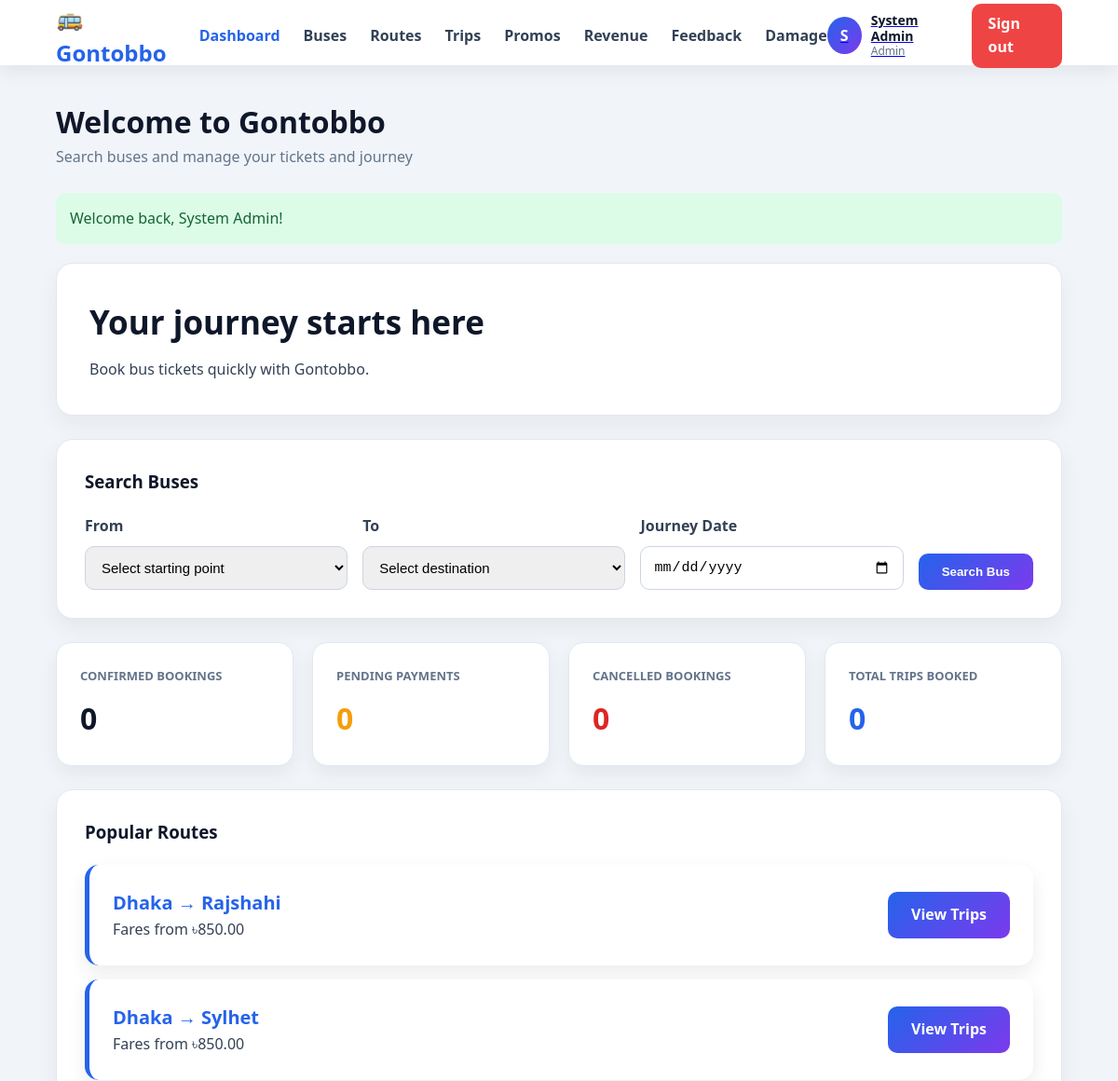
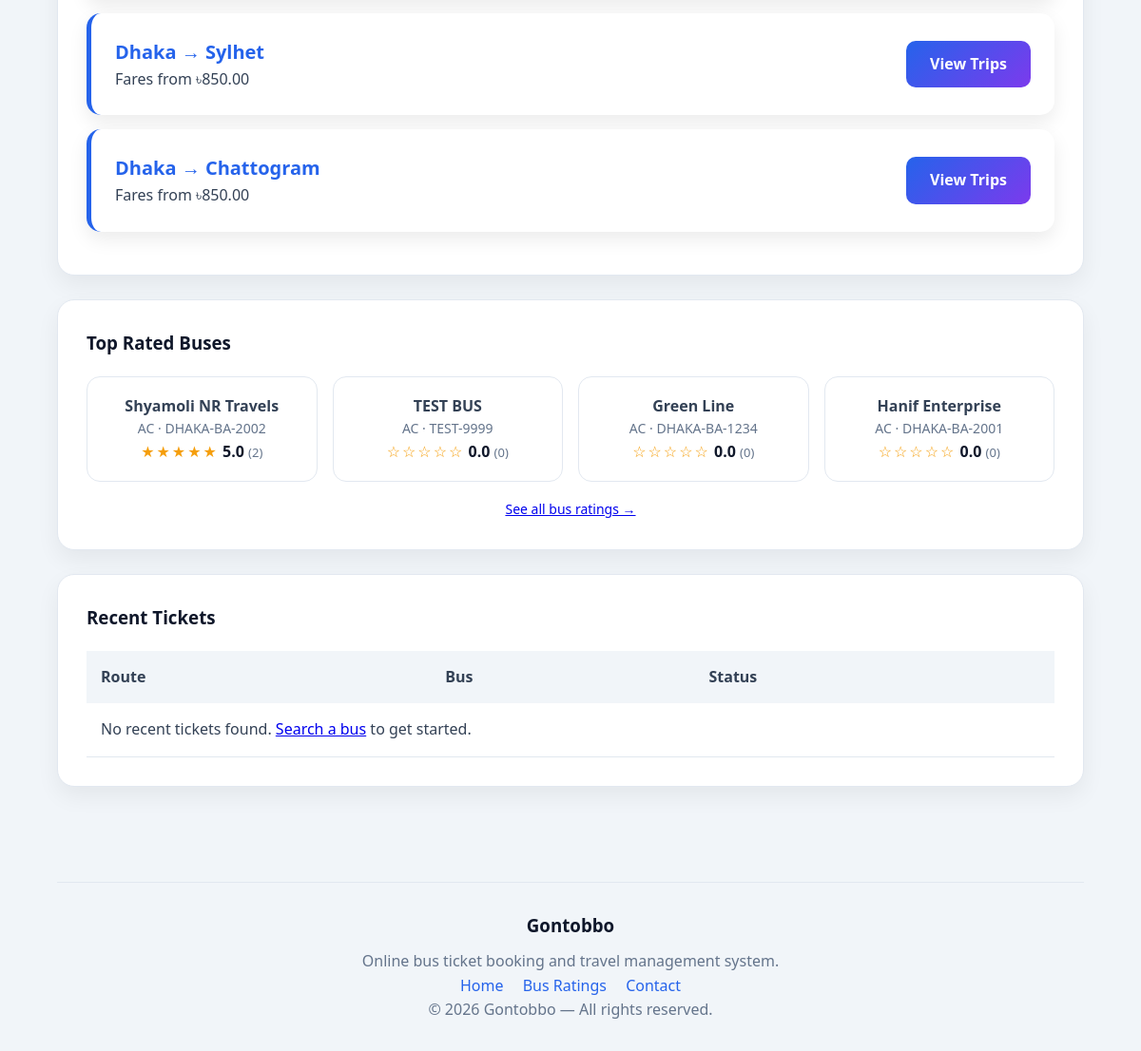
The page / (signed in) on the database its author committed (2 pictures, top to bottom).
### tables this page shows
CREATE TABLE `routes` (
  `route_id` int(11) NOT NULL,
  `origin` varchar(100) DEFAULT NULL,
  `destination` varchar(100) DEFAULT NULL,
  `distance_km` decimal(6,2) DEFAULT NULL,
  `duration` varchar(30) DEFAULT NULL
);

CREATE TABLE `buses` (
  `bus_id` int(11) NOT NULL,
  `bus_number` varchar(30) DEFAULT NULL,
  `name` varchar(100) DEFAULT NULL,
  `type` enum('AC','Non-AC') DEFAULT NULL,
  `total_seats` int(11) DEFAULT NULL,
  `status` enum('active','maintenance') DEFAULT NULL,
  `service_trip_limit` int(11) DEFAULT NULL,
  `trips_since_service` int(11) DEFAULT 0
);

### models/booking_model.php (called while the page is built, shortened)
<?php
function get_booking_summary($user_id)
{
    global $conn;
    $sql = "SELECT
                COUNT(*) AS total,
                SUM(booking_status = 'confirmed') AS confirmed,
                SUM(payment_status = 'pending')   AS pending,
                SUM(booking_status = 'cancelled') AS cancelled
            FROM bookings
            WHERE user_id = ?";
    $stmt = mysqli_prepare($conn, $sql);
    mysqli_stmt_bind_param($stmt, 'i', $user_id);
    mysqli_stmt_execute($stmt);
    $row = mysqli_fetch_assoc(mysqli_stmt_get_result($stmt));
    return [
        'total' => (int) ($row['total'] ?? 0),
        'confirmed' => (int) ($row['confirmed'] ?? 0),
        'pending' => (int) ($row['pending'] ?? 0),
        'cancelled' => (int) ($row['cancelled'] ?? 0),
    ];
}

### models/trip_model.php (called while the page is built, shortened)
<?php
function get_popular_routes($limit = 4)
{
    global $conn;
    $sql = "
        SELECT r.route_id, r.origin, r.destination, MIN(t.fare) AS min_fare, COUNT(*) AS trip_count
        FROM routes r
        INNER JOIN trips t ON t.route_id = r.route_id
        WHERE t.status = 'scheduled' AND t.trip_date >= CURDATE()
        GROUP BY r.route_id
        ORDER BY trip_count DESC
        LIMIT ?
    ";
    $stmt = mysqli_prepare($conn, $sql);
    mysqli_stmt_bind_param($stmt, "i", $limit);
    mysqli_stmt_execute($stmt);
    $result = mysqli_stmt_get_result($stmt);
    $routes = [];
    while ($row = mysqli_fetch_assoc($result)) {
        $routes[] = $row;
    }
    return $routes;
}

### models/review_model.php (called while the page is built, shortened)
<?php
function get_all_bus_ratings()
{
    global $conn;
    $sql = "
        SELECT
            b.bus_id, b.name AS bus_name, b.bus_number, b.type AS bus_type,
            COALESCE(AVG(rv.rating), 0) AS avg_rating,
            COUNT(rv.review_id) AS review_count
        FROM buses b
        LEFT JOIN reviews rv ON rv.bus_id = b.bus_id
        GROUP BY b.bus_id
        ORDER BY avg_rating DESC, review_count DESC
    ";
    $result = mysqli_query($conn, $sql);
    $ratings = [];
    while ($row = mysqli_fetch_assoc($result)) {
        $ratings[] = $row;
    }
    return $ratings;
}

### views/passenger/dashboard.php (the view, shortened to what this page needs)
<?php require __DIR__ . '/../partials/header.php'; ?>
<section class="hero">
    <div>
        <h1>Your journey starts here</h1>
        <p>Book bus tickets quickly with <?= esc(APP_NAME) ?>.</p>
    </div>
</section>
<section class="card">
    <h3 class="card-title">Search Buses</h3>
    <form class="search-form" action="index.php" method="get">
        <div class="form-group">
            <label for="homeFrom">From</label>
            <select name="from" id="homeFrom" required>
                <option value="">Select starting point</option>
            </select>
        </div>
        <div class="form-group">
            <label for="homeTo">To</label>
            <select name="to" id="homeTo" required>
                <option value="">Select destination</option>
            </select>
        </div>
        <div class="form-group">
            <label for="homeDate">Journey Date</label>
            <input type="date" name="date" id="homeDate" min="<?= date('Y-m-d') ?>" required>
        </div>
        <button type="submit" class="btn btn-primary">Search Bus</button>
    </form>
</section>
<?php if (is_logged_in() && $summary): ?>
    <section class="summary-grid">
        <div class="summary-card">
            <p>Confirmed Bookings</p>
            <h2><?= esc($summary['confirmed_bookings'] ?? 0) ?></h2>
        </div>
        <div class="summary-card">
            <p>Pending Payments</p>
            <h2 class="summary-pending"><?= esc($summary['pending_payments'] ?? 0) ?></h2>
        </div>
        <div class="summary-card">
            <p>Cancelled Bookings</p>
            <h2 class="summary-cancelled"><?= esc($summary['cancelled_bookings'] ?? 0) ?></h2>
        </div>
        <div class="summary-card">
            <p>Total Trips Booked</p>
            <h2 class="summary-total"><?= esc($summary['total_trips'] ?? 0) ?></h2>
        </div>
    </section>
<?php endif; ?>
<section class="card">
    <h3 class="card-title">Popular Routes</h3>
    <?php if (empty($popularRoutes)): ?>
        <p class="muted-text">No scheduled trips yet — check back soon.</p>
    <?php else: ?>
        <?php foreach ($popularRoutes as $route): ?>
            <div class="bus-card">
                <div>
                    <h4><?= esc($route['origin']) ?> &rarr; <?= esc($route['destination']) ?></h4>
                    <p>Fares from <?= esc(format_currency($route['min_fare'])) ?></p>
                </div>
                <a href="index.php?page=passenger&action=search&from=<?= urlencode($route['origin']) ?>&to=<?= urlencode($route['destination']) ?>" class="btn btn-primary">
                    View Trips
                </a>
            </div>
        <?php endforeach; ?>
    <?php endif; ?>
</section>
<section class="card">
    <h3 class="card-title">Top Rated Buses</h3>
    <?php if (empty($topRatedBuses)): ?>
        <p class="muted-text">No ratings yet — be the first to leave a review after your trip.</p>
    <?php else: ?>
        <div class="rating-grid">
            <?php foreach ($topRatedBuses as $bus): ?>
                <div class="rating-card">
                    <h4><?= esc($bus['bus_name']) ?></h4>
                    <p class="muted-text"><?= esc($bus['bus_type']) ?> &middot; <?= esc($bus['bus_number']) ?></p>
                    <?= star_rating_html($bus['avg_rating'], $bus['review_count']) ?>
                </div>
            <?php endforeach; ?>
        </div>
        <p class="form-footnote"><a href="index.php?page=passenger&action=busratings">See all bus ratings &rarr;</a></p>
    <?php endif; ?>
</section>
<?php if (is_logged_in()): ?>
    <section class="card">
        <h3 class="card-title">Recent Tickets</h3>
        <table class="data-table">
            <thead>
                <tr>
                    <th>Route</th>
                    <th>Bus</th>
                    <th>Status</th>
                </tr>
            </thead>
            <tbody>
                <?php if (empty($recentTickets)): ?>
                    <tr>
                        <td colspan="3">No recent tickets found. <a href="index.php?page=passenger&action=search">Search a bus</a> to get started.</td>
                    </tr>
                <?php endif; ?>
            </tbody>
        </table>
    </section>
<?php endif; ?>
<?php require __DIR__ . '/../partials/footer.php'; ?>

### helpers/helpers.php (shortened to what this page needs)
<?php
function esc($value)
{
    return htmlspecialchars(
        (string) ($value ?? ''),
        ENT_QUOTES,
        'UTF-8'
    );
}
function is_logged_in()
{
    return isset($_SESSION['user']);
}
function current_user_id()
{
    return $_SESSION['user']['user_id'] ?? 0;
}
function format_currency($amount)
{
    return CURRENCY . number_format((float) $amount, 2);
}
function star_rating_html($avg, $count = null)
{
    $avg  = (float) $avg;
    $full = (int) round($avg);
    $html = '<span class="stars" aria-label="' . esc(number_format($avg, 1)) . ' out of 5">';
    for ($i = 1; $i <= 5; $i++) {
        $html .= $i <= $full ? '&#9733;' : '&#9734;';
    }
    $html .= '</span> <span class="rating-number">' . esc(number_format($avg, 1)) . '</span>';
    if ($count !== null) {
        $html .= ' <span class="rating-count">(' . esc($count) . ')</span>';
    }
    return $html;
}

### assets/css/style.css (style rules this page uses)
:root { --primary: #2563eb; --secondary: #7c3aed; --dark: #0f172a; --text: #334155; --light: #f8fafc; --border: #e2e8f0; --success: #16a34a; --danger: #dc2626; }
* { box-sizing: border-box; margin: 0; padding: 0; }
html, body { height: 100%; }
body { font-family: "Segoe UI", Arial, sans-serif; background: #f1f5f9; color: var(--text); line-height: 1.6; min-height: 100vh; }
.app-body { min-height: 100vh; display: flex; flex-direction: column; }
.card { background: white; padding: 30px; border-radius: 18px; margin-bottom: 25px; border: 1px solid var(--border); box-shadow: 0 10px 25px rgba(0, 0, 0, 0.06); animation: fade 0.5s ease; }
.card-title { margin-bottom: 20px; color: var(--dark); }
.hero { background: white; padding: 35px; border-radius: 18px; border: 1px solid var(--border); margin-bottom: 25px; box-shadow: 0 10px 25px rgba(0, 0, 0, 0.05); }
.hero h1 { font-size: 35px; color: var(--dark); margin-bottom: 10px; }
.summary-grid { display: grid; grid-template-columns: repeat(4, 1fr); gap: 20px; margin-bottom: 25px; }
.summary-card { background: white; padding: 25px; border-radius: 16px; border: 1px solid var(--border); box-shadow: 0 8px 20px rgba(0, 0, 0, 0.06); transition: 0.3s; }
.summary-card p { font-size: 13px; font-weight: 700; color: #64748b; text-transform: uppercase; }
.summary-card h2 { margin-top: 10px; font-size: 32px; color: var(--dark); }
.summary-pending { color: #f59e0b !important; }
.summary-cancelled { color: #dc2626 !important; }
.summary-total { color: #2563eb !important; }
.bus-card { display: flex; justify-content: space-between; align-items: center; padding: 25px; background: white; border-radius: 15px; margin-bottom: 15px; border-left: 5px solid var(--primary); box-shadow: 0 8px 20px rgba(0, 0, 0, 0.08); }
.bus-card h4 { color: var(--primary); font-size: 20px; }
.form-group { margin-bottom: 20px; }
label { display: block; margin-bottom: 8px; font-weight: 600; }
input, select, textarea { width: 100%; padding: 13px; border-radius: 10px; border: 1px solid #cbd5e1; outline: none; font-size: 15px; }
.btn { border: none; padding: 12px 25px; border-radius: 10px; cursor: pointer; font-weight: 700; text-decoration: none; display: inline-block; }
.btn-primary { color: white; background: linear-gradient(135deg, var(--primary), var(--secondary)); }
.data-table { width: 100%; border-collapse: collapse; }
.data-table th { background: #f1f5f9; padding: 15px; text-align: left; }
.data-table td { padding: 15px; border-bottom: 1px solid var(--border); }
.muted-text { color: #64748b; font-size: 14px; }
.form-footnote { margin-top: 18px; font-size: 14px; color: #64748b; text-align: center; }
.search-form { display: flex; flex-wrap: wrap; align-items: flex-end; gap: 16px; }
.search-form .form-group { flex: 1 1 200px; margin-bottom: 0; }
.stars { color: #f59e0b; letter-spacing: 2px; }
.rating-number { font-weight: 700; color: var(--dark); }
.rating-count { color: #64748b; font-size: 13px; }
.rating-grid { display: grid; grid-template-columns: repeat(4, 1fr); gap: 16px; }
.rating-card { padding: 18px; border: 1px solid var(--border); border-radius: 14px; text-align: center; }

### rows shown on the page
routes: origin "Dhaka", destination "Rajshahi", min_fare "৳850.00"
routes: origin "Dhaka", destination "Sylhet", min_fare "৳850.00"
routes: origin "Dhaka", destination "Sylhet", min_fare "৳850.00"
routes: origin "Dhaka", destination "Chattogram", min_fare "৳850.00"
buses: name "Shyamoli NR Travels", type "AC", bus_number "DHAKA-BA-2002", review_count "★★★★★", avg "5.0", count "2"
buses: name "TEST BUS", type "AC", bus_number "TEST-9999", review_count "☆☆☆☆☆", avg "0.0", count "0"
buses: name "Green Line", type "AC", bus_number "DHAKA-BA-1234", review_count "☆☆☆☆☆", avg "0.0", count "0"
buses: name "Hanif Enterprise", type "AC", bus_number "DHAKA-BA-2001", review_count "☆☆☆☆☆", avg "0.0", count "0"

### other values the page prints
APP_NAME "Gontobbo"
substr($navUser['name'] ?? 'U', 0, 1) "S"
$navUser['name'] "System Admin"
$role "Admin"
$pageHeading "Welcome to Gontobbo"
$pageSub "Search buses and manage your tickets and journey"
$flash['message'] "Welcome back, System Admin!"
$summary['confirmed_bookings'] "0"
$summary['pending_payments'] "0"
$summary['cancelled_bookings'] "0"
$summary['total_trips'] "0"
